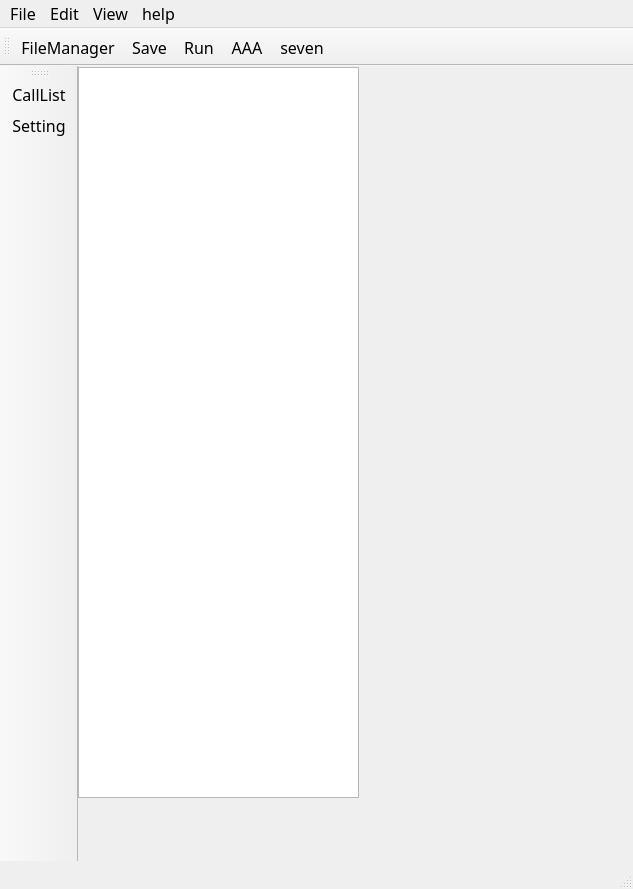
<?xml version="1.0" encoding="UTF-8"?>
<ui version="4.0">
 <class>MainWindow</class>
 <widget class="QMainWindow" name="MainWindow">
  <property name="geometry">
   <rect>
    <x>0</x>
    <y>0</y>
    <width>633</width>
    <height>889</height>
   </rect>
  </property>
  <property name="maximumSize">
   <size>
    <width>16777215</width>
    <height>16777215</height>
   </size>
  </property>
  <property name="font">
   <font>
    <family>Agency FB</family>
    <pointsize>12</pointsize>
   </font>
  </property>
  <property name="windowTitle">
   <string>MainWindow</string>
  </property>
  <property name="inputMethodHints">
   <set>Qt::ImhNone</set>
  </property>
  <widget class="QWidget" name="centralwidget">
   <widget class="QTreeView" name="treeView">
    <property name="geometry">
     <rect>
      <x>0</x>
      <y>1</y>
      <width>281</width>
      <height>731</height>
     </rect>
    </property>
   </widget>
  </widget>
  <widget class="QMenuBar" name="menubar">
   <property name="geometry">
    <rect>
     <x>0</x>
     <y>0</y>
     <width>633</width>
     <height>26</height>
    </rect>
   </property>
   <property name="font">
    <font>
     <pointsize>12</pointsize>
    </font>
   </property>
   <widget class="QMenu" name="menuFile_F">
    <property name="font">
     <font>
      <pointsize>10</pointsize>
     </font>
    </property>
    <property name="title">
     <string>File</string>
    </property>
    <addaction name="actionNew"/>
    <addaction name="actionOpen"/>
    <addaction name="actionClose"/>
   </widget>
   <widget class="QMenu" name="menuEdit_E">
    <property name="font">
     <font>
      <pointsize>10</pointsize>
     </font>
    </property>
    <property name="title">
     <string>Edit</string>
    </property>
   </widget>
   <widget class="QMenu" name="menuView">
    <property name="font">
     <font>
      <pointsize>10</pointsize>
     </font>
    </property>
    <property name="title">
     <string>View</string>
    </property>
   </widget>
   <widget class="QMenu" name="menuhelp">
    <property name="title">
     <string>help</string>
    </property>
    <addaction name="actionAP"/>
    <addaction name="actionAbout"/>
   </widget>
   <addaction name="menuFile_F"/>
   <addaction name="menuEdit_E"/>
   <addaction name="menuView"/>
   <addaction name="menuhelp"/>
  </widget>
  <widget class="QStatusBar" name="statusbar"/>
  <widget class="QToolBar" name="toolBar">
   <property name="windowTitle">
    <string>toolBar</string>
   </property>
   <attribute name="toolBarArea">
    <enum>TopToolBarArea</enum>
   </attribute>
   <attribute name="toolBarBreak">
    <bool>false</bool>
   </attribute>
   <addaction name="actionFileManager"/>
   <addaction name="actionSave"/>
   <addaction name="actionRun"/>
   <addaction name="actionAAA"/>
   <addaction name="actionseven"/>
  </widget>
  <widget class="QToolBar" name="toolBar_2">
   <property name="enabled">
    <bool>true</bool>
   </property>
   <property name="sizePolicy">
    <sizepolicy hsizetype="Fixed" vsizetype="Preferred">
     <horstretch>0</horstretch>
     <verstretch>0</verstretch>
    </sizepolicy>
   </property>
   <property name="contextMenuPolicy">
    <enum>Qt::DefaultContextMenu</enum>
   </property>
   <property name="acceptDrops">
    <bool>false</bool>
   </property>
   <property name="windowTitle">
    <string>toolBar_2</string>
   </property>
   <property name="layoutDirection">
    <enum>Qt::LeftToRight</enum>
   </property>
   <property name="autoFillBackground">
    <bool>false</bool>
   </property>
   <property name="inputMethodHints">
    <set>Qt::ImhNone</set>
   </property>
   <property name="allowedAreas">
    <set>Qt::LeftToolBarArea</set>
   </property>
   <property name="orientation">
    <enum>Qt::Vertical</enum>
   </property>
   <property name="toolButtonStyle">
    <enum>Qt::ToolButtonIconOnly</enum>
   </property>
   <property name="floatable">
    <bool>false</bool>
   </property>
   <attribute name="toolBarArea">
    <enum>LeftToolBarArea</enum>
   </attribute>
   <attribute name="toolBarBreak">
    <bool>false</bool>
   </attribute>
   <addaction name="actionCallList"/>
   <addaction name="actionSetting"/>
  </widget>
  <action name="actionNew">
   <property name="text">
    <string>New</string>
   </property>
   <property name="toolTip">
    <string>&lt;html&gt;&lt;head/&gt;&lt;body&gt;&lt;p&gt;&lt;span style=&quot; font-size:10pt;&quot;&gt;New&lt;/span&gt;&lt;/p&gt;&lt;/body&gt;&lt;/html&gt;</string>
   </property>
   <property name="font">
    <font>
     <family>Agency FB</family>
     <pointsize>12</pointsize>
    </font>
   </property>
   <property name="shortcut">
    <string>Alt+N</string>
   </property>
  </action>
  <action name="actionOpen">
   <property name="text">
    <string>Open</string>
   </property>
   <property name="toolTip">
    <string>&lt;html&gt;&lt;head/&gt;&lt;body&gt;&lt;p&gt;&lt;span style=&quot; font-size:10pt;&quot;&gt;Open&lt;/span&gt;&lt;/p&gt;&lt;/body&gt;&lt;/html&gt;</string>
   </property>
   <property name="font">
    <font>
     <family>Agency FB</family>
     <pointsize>12</pointsize>
    </font>
   </property>
   <property name="shortcut">
    <string>Alt+O</string>
   </property>
  </action>
  <action name="actionClose">
   <property name="text">
    <string>Close</string>
   </property>
   <property name="toolTip">
    <string>&lt;html&gt;&lt;head/&gt;&lt;body&gt;&lt;p&gt;&lt;span style=&quot; font-size:10pt;&quot;&gt;Close&lt;/span&gt;&lt;/p&gt;&lt;/body&gt;&lt;/html&gt;</string>
   </property>
   <property name="font">
    <font>
     <family>Agency FB</family>
     <pointsize>12</pointsize>
    </font>
   </property>
   <property name="shortcut">
    <string>Alt+C</string>
   </property>
  </action>
  <action name="actionSave">
   <property name="icon">
    <iconset resource="apprcc.qrc">
     <normaloff>:/pic/images/Devices (4).png</normaloff>:/pic/images/Devices (4).png</iconset>
   </property>
   <property name="text">
    <string>Save</string>
   </property>
   <property name="toolTip">
    <string>Save</string>
   </property>
   <property name="shortcut">
    <string>Ctrl+S</string>
   </property>
  </action>
  <action name="actionAAA">
   <property name="icon">
    <iconset resource="test.qrc">
     <normaloff>:/pic_test/images_test/cartoon1.ico</normaloff>:/pic_test/images_test/cartoon1.ico</iconset>
   </property>
   <property name="text">
    <string>AAA</string>
   </property>
   <property name="toolTip">
    <string>AAA</string>
   </property>
  </action>
  <action name="actionRun">
   <property name="icon">
    <iconset resource="apprcc.qrc">
     <normaloff>:/pic/images/Arrows and States (9).png</normaloff>:/pic/images/Arrows and States (9).png</iconset>
   </property>
   <property name="text">
    <string>Run</string>
   </property>
   <property name="toolTip">
    <string>Run</string>
   </property>
   <property name="shortcut">
    <string>F5</string>
   </property>
  </action>
  <action name="actionSetting">
   <property name="checkable">
    <bool>false</bool>
   </property>
   <property name="enabled">
    <bool>true</bool>
   </property>
   <property name="icon">
    <iconset resource="apprcc.qrc">
     <normaloff>:/pic/images/icons8-settings_01-96.png</normaloff>:/pic/images/icons8-settings_01-96.png</iconset>
   </property>
   <property name="text">
    <string>Setting</string>
   </property>
   <property name="toolTip">
    <string>Setting</string>
   </property>
   <property name="autoRepeat">
    <bool>true</bool>
   </property>
   <property name="visible">
    <bool>true</bool>
   </property>
  </action>
  <action name="actionFileManager">
   <property name="icon">
    <iconset resource="apprcc.qrc">
     <normaloff>:/pic/images/folder_512.png</normaloff>:/pic/images/folder_512.png</iconset>
   </property>
   <property name="text">
    <string>FileManager</string>
   </property>
  </action>
  <action name="actionCallList">
   <property name="checkable">
    <bool>true</bool>
   </property>
   <property name="icon">
    <iconset resource="apprcc.qrc">
     <normaloff>:/pic/images/list_981x878.png</normaloff>:/pic/images/list_981x878.png</iconset>
   </property>
   <property name="text">
    <string>CallList</string>
   </property>
   <property name="toolTip">
    <string>CallList</string>
   </property>
  </action>
  <action name="actionAP">
   <property name="text">
    <string>AP explain</string>
   </property>
  </action>
  <action name="actionAbout">
   <property name="text">
    <string>About</string>
   </property>
  </action>
  <action name="actionseven">
   <property name="icon">
    <iconset resource="test_test.qrc">
     <normaloff>:/seven/images_test/kid-goku-4k.jpeg</normaloff>:/seven/images_test/kid-goku-4k.jpeg</iconset>
   </property>
   <property name="text">
    <string>seven</string>
   </property>
   <property name="toolTip">
    <string>seven</string>
   </property>
  </action>
 </widget>
 <resources>
  <include location="apprcc.qrc"/>
  <include location="test.qrc"/>
  <include location="test_test.qrc"/>
 </resources>
 <connections>
  <connection>
   <sender>actionAAA</sender>
   <signal>triggered()</signal>
   <receiver>MainWindow</receiver>
   <slot>close()</slot>
   <hints>
    <hint type="sourcelabel">
     <x>-1</x>
     <y>-1</y>
    </hint>
    <hint type="destinationlabel">
     <x>507</x>
     <y>353</y>
    </hint>
   </hints>
  </connection>
  <connection>
   <sender>actionseven</sender>
   <signal>triggered()</signal>
   <receiver>MainWindow</receiver>
   <slot>close()</slot>
   <hints>
    <hint type="sourcelabel">
     <x>-1</x>
     <y>-1</y>
    </hint>
    <hint type="destinationlabel">
     <x>507</x>
     <y>353</y>
    </hint>
   </hints>
  </connection>
 </connections>
</ui>
